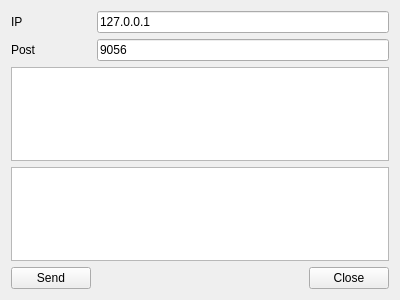
<?xml version="1.0" encoding="UTF-8"?>
<ui version="4.0">
 <class>Widget</class>
 <widget class="QWidget" name="Widget">
  <property name="geometry">
   <rect>
    <x>0</x>
    <y>0</y>
    <width>400</width>
    <height>300</height>
   </rect>
  </property>
  <property name="windowTitle">
   <string>Widget</string>
  </property>
  <layout class="QGridLayout" name="gridLayout">
   <item row="0" column="0">
    <widget class="QLabel" name="label">
     <property name="text">
      <string>IP</string>
     </property>
    </widget>
   </item>
   <item row="0" column="1" colspan="2">
    <widget class="QLineEdit" name="lineEditIP">
     <property name="text">
      <string>127.0.0.1</string>
     </property>
    </widget>
   </item>
   <item row="1" column="0">
    <widget class="QLabel" name="label_2">
     <property name="text">
      <string>Post</string>
     </property>
    </widget>
   </item>
   <item row="2" column="0" colspan="3">
    <widget class="QTextEdit" name="textEditRead"/>
   </item>
   <item row="4" column="1">
    <spacer name="horizontalSpacer">
     <property name="orientation">
      <enum>Qt::Horizontal</enum>
     </property>
     <property name="sizeHint" stdset="0">
      <size>
       <width>217</width>
       <height>20</height>
      </size>
     </property>
    </spacer>
   </item>
   <item row="4" column="0">
    <widget class="QPushButton" name="buttonSend">
     <property name="text">
      <string>Send</string>
     </property>
    </widget>
   </item>
   <item row="4" column="2">
    <widget class="QPushButton" name="buttonClose">
     <property name="text">
      <string>Close</string>
     </property>
    </widget>
   </item>
   <item row="1" column="1" colspan="2">
    <widget class="QLineEdit" name="lineEditPost">
     <property name="text">
      <string>9056</string>
     </property>
    </widget>
   </item>
   <item row="3" column="0" colspan="3">
    <widget class="QTextEdit" name="textEditWrite"/>
   </item>
  </layout>
 </widget>
 <layoutdefault spacing="6" margin="11"/>
 <resources/>
 <connections/>
</ui>
